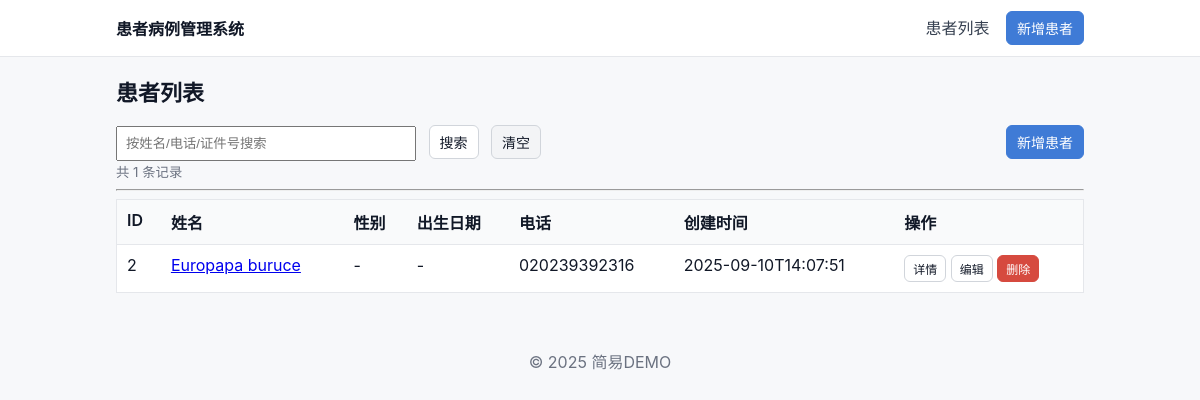
Page /patients on the committed database.
### tables this page shows
CREATE TABLE patients (
    id INTEGER PRIMARY KEY AUTOINCREMENT,
    name TEXT NOT NULL,
    gender TEXT,
    date_of_birth TEXT,
    phone TEXT,
    address TEXT,
    id_number TEXT,
    created_at TEXT NOT NULL
);

### app.py (the view)
    @app.route('/patients')
    def patients():
        q = request.args.get('q', '').strip()
        db = get_db()
        if q:
            rows = query_all(
                db,
                """
                SELECT * FROM patients
                WHERE name LIKE ? OR phone LIKE ? OR id_number LIKE ?
                ORDER BY created_at DESC
                """,
                (f'%{q}%', f'%{q}%', f'%{q}%'),
            )
        else:
            rows = query_all(db, "SELECT * FROM patients ORDER BY created_at DESC")
        return render_template('patients/index.html', patients=rows, q=q)

### db.py (called while the page is built)
def _connect():
    os.makedirs(DB_DIR, exist_ok=True)
    conn = sqlite3.connect(DB_PATH, detect_types=sqlite3.PARSE_DECLTYPES, check_same_thread=False)
    conn.row_factory = sqlite3.Row
    conn.execute('PRAGMA foreign_keys = ON;')
    return conn

def get_db():
    if 'db' not in g:
        g.db = _connect()
    return g.db

def query_all(db, sql, params=()):
    cur = db.execute(sql, params)
    rows = cur.fetchall()
    cur.close()
    return rows

### templates/patients/index.html (shortened to what this page needs)
{% extends 'base.html' %}
{% block content %}
<h1>患者列表</h1>
<form method="get" class="search-form">
  <input type="text" name="q" placeholder="按姓名/电话/证件号搜索" value="{{ q or '' }}" />
  <button type="submit" class="btn">搜索</button>
  <a href="{{ url_for('patients') }}" class="btn btn-secondary">清空</a>
  <a href="{{ url_for('patient_new') }}" class="btn btn-primary right">新增患者</a>
  <small class="muted">共 {{ patients|length }} 条记录</small>
  <hr>
</form>
<table class="table">
  <thead>
    <tr>
      <th>ID</th>
      <th>姓名</th>
      <th>性别</th>
      <th>出生日期</th>
      <th>电话</th>
      <th>创建时间</th>
      <th>操作</th>
    </tr>
  </thead>
  <tbody>
    {% for p in patients %}
      <tr>
        <td>{{ p.id }}</td>
        <td><a href="{{ url_for('patient_detail', pid=p.id) }}">{{ p.name }}</a></td>
        <td>{{ p.gender or '-' }}</td>
        <td>{{ p.date_of_birth or '-' }}</td>
        <td>{{ p.phone or '-' }}</td>
        <td>{{ p.created_at }}</td>
        <td>
          <a class="btn btn-small" href="{{ url_for('patient_detail', pid=p.id) }}">详情</a>
          <a class="btn btn-small" href="{{ url_for('patient_edit', pid=p.id) }}">编辑</a>
          <form method="post" action="{{ url_for('patient_delete', pid=p.id) }}" class="inline" onsubmit="return confirm('确认删除该患者及其所有就诊记录？');">
            <button class="btn btn-danger btn-small" type="submit">删除</button>
          </form>
        </td>
      </tr>
    {% else %}
      <tr><td colspan="7" class="muted">暂无数据</td></tr>
    {% endfor %}
  </tbody>
</table>
{% endblock %}

### static/style.css (style rules this page uses)
:root { --primary:#3f7bd6; --danger:#d64a3f; --muted:#6b7280; }
* { box-sizing:border-box; }
body { font-family:-apple-system,BlinkMacSystemFont,Segoe UI,Roboto,Helvetica,Arial,sans-serif; margin:0; background:#f7f8fa; color:#111827; }
h1 { font-size:22px; margin:18px 0; }
.muted { color: var(--muted); }
.right { float:right; }
.btn { display:inline-block; border:1px solid #d1d5db; background:#fff; color:#111827; padding:6px 10px; border-radius:6px; text-decoration:none; cursor:pointer; font-size:14px; }
.btn-primary { background:var(--primary); color:#fff; border-color:var(--primary); }
.btn-secondary { background:#f3f4f6; }
.btn-danger { background:var(--danger); border-color:var(--danger); color:#fff; }
.btn-small { padding:4px 8px; font-size:12px; }
.search-form input[type=text] { width:300px; padding:8px; }
.search-form .btn { margin-left:8px; }
.table { width:100%; border-collapse:collapse; background:white; border:1px solid #e5e7eb; }
.table th,.table td { padding:10px; border-bottom:1px solid #e5e7eb; text-align:left; vertical-align:top; }
.table th { background:#f9fafb; font-weight:600; }
.inline { display:inline; }

### rows in the picture
patients: id "2", name "Europapa buruce", gender "-", date_of_birth "-", phone "020239392316", created_at "2025-09-10T14:07:51"

### other values in the picture
{{ patients|length }} "1"
{{ 2025 }} "2025"
